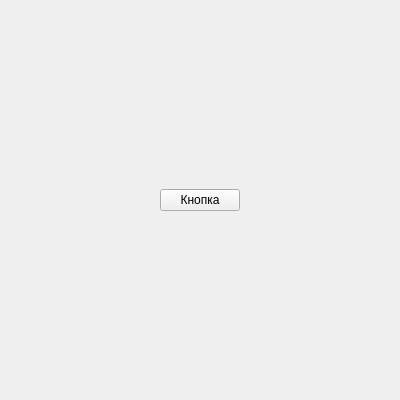
<?xml version="1.0" encoding="UTF-8"?>
<ui version="4.0">
 <class>MainWindow</class>
 <widget class="QMainWindow" name="MainWindow">
  <property name="geometry">
   <rect>
    <x>0</x>
    <y>0</y>
    <width>400</width>
    <height>400</height>
   </rect>
  </property>
  <property name="sizePolicy">
   <sizepolicy hsizetype="Fixed" vsizetype="Fixed">
    <horstretch>0</horstretch>
    <verstretch>0</verstretch>
   </sizepolicy>
  </property>
  <property name="windowTitle">
   <string>Жёлтые окружности</string>
  </property>
  <widget class="QWidget" name="centralwidget">
   <layout class="QHBoxLayout" name="horizontalLayout">
    <item>
     <widget class="QPushButton" name="pushButton">
      <property name="sizePolicy">
       <sizepolicy hsizetype="Fixed" vsizetype="Fixed">
        <horstretch>0</horstretch>
        <verstretch>0</verstretch>
       </sizepolicy>
      </property>
      <property name="text">
       <string>Кнопка</string>
      </property>
     </widget>
    </item>
   </layout>
  </widget>
 </widget>
 <resources/>
 <connections/>
</ui>
